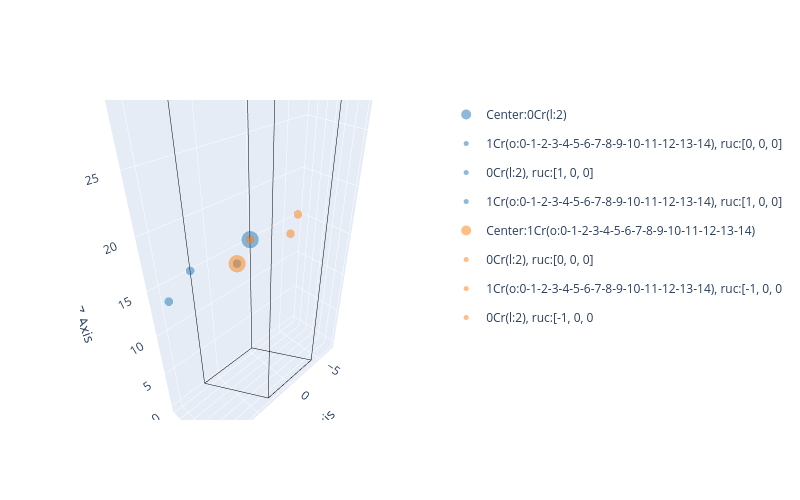

Write notebook code for a chart like this one.
### Code cell
CrI3.plot_pairs(group=False)

### Figure 1 — Plotly figure (JSON) as saved in the notebook; plotly's stock layout.template omitted (floating-point values rounded to 4 significant figures)
{"data": [{"marker": {"color": "#1F77B4", "opacity": 0.5, "size": 10}, "mode": "markers", "name": "Center:0Cr(l:2)", "type": "scatter3d", "x": [-5.22e-05], "y": [3.006e-05], "z": [15]}, {"legendgroup": "pair 0Cr(l:2)-1Cr(o:0-1-2-3-4-5-6-7-8-9-10-11-12-13-14), ruc:[0, 0, 0]", "marker": {"color": "#1F77B4", "opacity": 0.5, "size": 5}, "mode": "markers", "name": "1Cr(o:0-1-2-3-4-5-6-7-8-9-10-11-12-13-14), ruc:[0, 0, 0]", "type": "scatter3d", "x": [3.5], "y": [2.021], "z": [15.0]}, {"legendgroup": "pair 0Cr(l:2)-0Cr(l:2), ruc:[1, 0, 0]", "marker": {"color": "#1F77B4", "opacity": 0.5, "size": 5}, "mode": "markers", "name": "0Cr(l:2), ruc:[1, 0, 0]", "type": "scatter3d", "x": [7.0], "y": [3.006e-05], "z": [15]}, {"legendgroup": "pair 0Cr(l:2)-1Cr(o:0-1-2-3-4-5-6-7-8-9-10-11-12-13-14), ruc:[1, 0, 0]", "marker": {"color": "#1F77B4", "opacity": 0.5, "size": 5}, "mode": "markers", "name": "1Cr(o:0-1-2-3-4-5-6-7-8-9-10-11-12-13-14), ruc:[1, 0, 0]", "type": "scatter3d", "x": [10.5], "y": [2.021], "z": [15.0]}, {"marker": {"color": "#FF7F0E", "opacity": 0.5, "size": 10}, "mode": "markers", "name": "Center:1Cr(o:0-1-2-3-4-5-6-7-8-9-10-11-12-13-14)", "type": "scatter3d", "x": [3.5], "y": [2.021], "z": [15.0]}, {"legendgroup": "pair 1Cr(o:0-1-2-3-4-5-6-7-8-9-10-11-12-13-14)-0Cr(l:2), ruc:[0, 0, 0]", "marker": {"color": "#FF7F0E", "opacity": 0.5, "size": 5}, "mode": "markers", "name": "0Cr(l:2), ruc:[0, 0, 0]", "type": "scatter3d", "x": [-5.22e-05], "y": [3.006e-05], "z": [15]}, {"legendgroup": "pair 1Cr(o:0-1-2-3-4-5-6-7-8-9-10-11-12-13-14)-1Cr(o:0-1-2-3-4-5-6-7-8-9-10-11-12-13-14), ruc:[-1, 0, 0", "marker": {"color": "#FF7F0E", "opacity": 0.5, "size": 5}, "mode": "markers", "name": "1Cr(o:0-1-2-3-4-5-6-7-8-9-10-11-12-13-14), ruc:[-1, 0, 0", "type": "scatter3d", "x": [-3.5], "y": [2.021], "z": [15.0]}, {"legendgroup": "pair 1Cr(o:0-1-2-3-4-5-6-7-8-9-10-11-12-13-14)-0Cr(l:2), ruc:[-1, 0, 0", "marker": {"color": "#FF7F0E", "opacity": 0.5, "size": 5}, "mode": "markers", "name": "0Cr(l:2), ruc:[-1, 0, 0", "type": "scatter3d", "x": [-7.0], "y": [3.006e-05], "z": [15]}, {"line": {"color": "black", "width": 1}, "mode": "lines", "showlegend": false, "type": "scatter3d", "x": [0, 7.0], "y": [0, 0], "z": [0, 0]}, {"line": {"color": "black", "width": 1}, "mode": "lines", "showlegend": false, "type": "scatter3d", "x": [0, -3.5], "y": [0, 6.062], "z": [0, 0]}, {"line": {"color": "black", "width": 1}, "mode": "lines", "showlegend": false, "type": "scatter3d", "x": [0, 0], "y": [0, 0], "z": [0, 30]}, {"line": {"color": "black", "width": 1}, "mode": "lines", "showlegend": false, "type": "scatter3d", "x": [7.0, 3.5], "y": [0, 6.062], "z": [0, 0]}, {"line": {"color": "black", "width": 1}, "mode": "lines", "showlegend": false, "type": "scatter3d", "x": [7.0, 7.0], "y": [0, 0], "z": [0, 30]}, {"line": {"color": "black", "width": 1}, "mode": "lines", "showlegend": false, "type": "scatter3d", "x": [-3.5, 3.5], "y": [6.062, 6.062], "z": [0, 0]}, {"line": {"color": "black", "width": 1}, "mode": "lines", "showlegend": false, "type": "scatter3d", "x": [-3.5, -3.5], "y": [6.062, 6.062], "z": [0, 30]}, {"line": {"color": "black", "width": 1}, "mode": "lines", "showlegend": false, "type": "scatter3d", "x": [0, 7.0], "y": [0, 0], "z": [30, 30]}, {"line": {"color": "black", "width": 1}, "mode": "lines", "showlegend": false, "type": "scatter3d", "x": [0, -3.5], "y": [0, 6.062], "z": [30, 30]}, {"line": {"color": "black", "width": 1}, "mode": "lines", "showlegend": false, "type": "scatter3d", "x": [3.5, 3.5], "y": [6.062, 6.062], "z": [30, 0]}, {"line": {"color": "black", "width": 1}, "mode": "lines", "showlegend": false, "type": "scatter3d", "x": [3.5, 7.0], "y": [6.062, 0], "z": [30, 30]}, {"line": {"color": "black", "width": 1}, "mode": "lines", "showlegend": false, "type": "scatter3d", "x": [3.5, -3.5], "y": [6.062, 6.062], "z": [30, 30]}], "layout": {"autosize": false, "height": 500, "scene": {"aspectmode": "data", "xaxis": {"gridwidth": 1, "showgrid": true, "title": {"text": "X Axis"}}, "yaxis": {"gridwidth": 1, "showgrid": true, "title": {"text": "Y Axis"}}, "zaxis": {"gridwidth": 1, "showgrid": true, "title": {"text": "Z Axis"}}}, "showlegend": true, "title": {}, "width": 800}}
